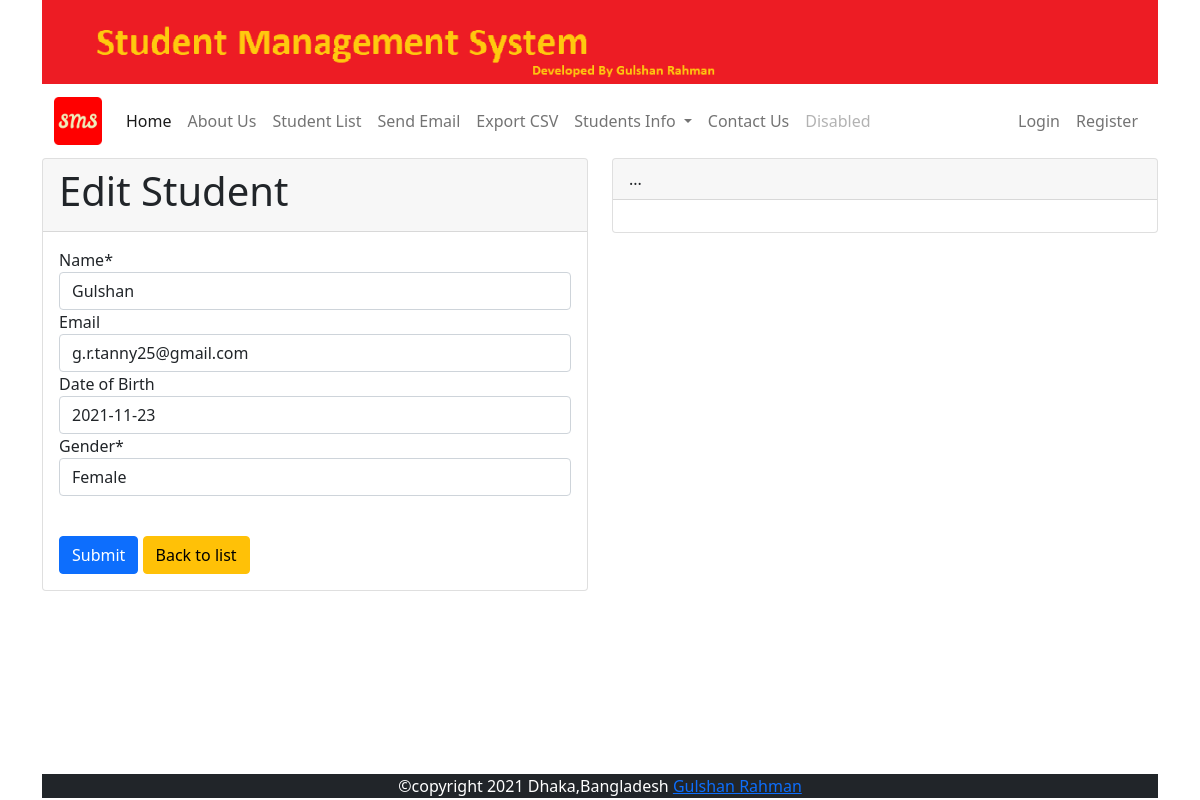
Page /stud/edit/48 on the committed database.
### studentapp/models.py (models this page shows, shortened)
class Student(models.Model):
    GENDER_CHOICES = [('Male','Male'),('Female','Female'),('Other','Other'),]
    name = models.CharField(max_length=100)
    email = models.EmailField(unique=True,blank=True,null=True)
    dob = models.DateField(default=datetime.now,blank=True)
    gender = models.CharField(max_length=6,choices=GENDER_CHOICES,default='Male')

### studentapp/views.py (the view)
# urls.py: path('edit/<int:id>', views.edit,name='edit'),
def edit(request, id):
    if request.method == "POST":
      student = Student.objects.get(pk = id)
      form = StudentForm(request.POST or None, instance=student)
      if form.is_valid():
          form.save()
          messages.success(request,'Data Updated successfully')
          return redirect('list')
    else:
        student = Student.objects.get(pk = id)
        form = StudentForm(request.POST or None, instance=student)
    context = {'title': 'Edit Student','form':form}
    return render(request,'stud/create.html',context)

### studentapp/forms.py
class StudentForm(forms.ModelForm):
    class Meta:
        model = Student
        fields = "__all__"
        labels = {'dob':'Date of Birth'}

### templates/stud/create.html (shortened to what this page needs)
{% extends 'base.html' %}
{% load static %}
{% block content %}
<form action="" method="POST">
<div class="row">
    <div class="col-sm-6">
        <div class="card">
           <div class="card-header">
            <h1>{{ title }}</h1>
           </div>
            <div class="card-body">
                {% load crispy_forms_tags %}
                {{ form | crispy }}
                <br>
                <button type="submit" class="btn btn-primary mt-3">Submit</button>
                <a href="{% url 'list' %}" class="btn btn-warning mt-3">Back to list</a>
            </div>
          </div>
    </div>
    <div class="col-sm-6">
        <div class="card">
            <div class="card-header">
             ...
            </div>
             <div class="card-body">
             </div>
           </div>
    </div>
</div>
</form>
{% endblock content %}

### rows in the picture
Student: name "Gulshan", email "g.r.tanny25@gmail.com", dob "2021-11-23", gender "Female"

### other values in the picture
{{ title }} "Edit Student"
